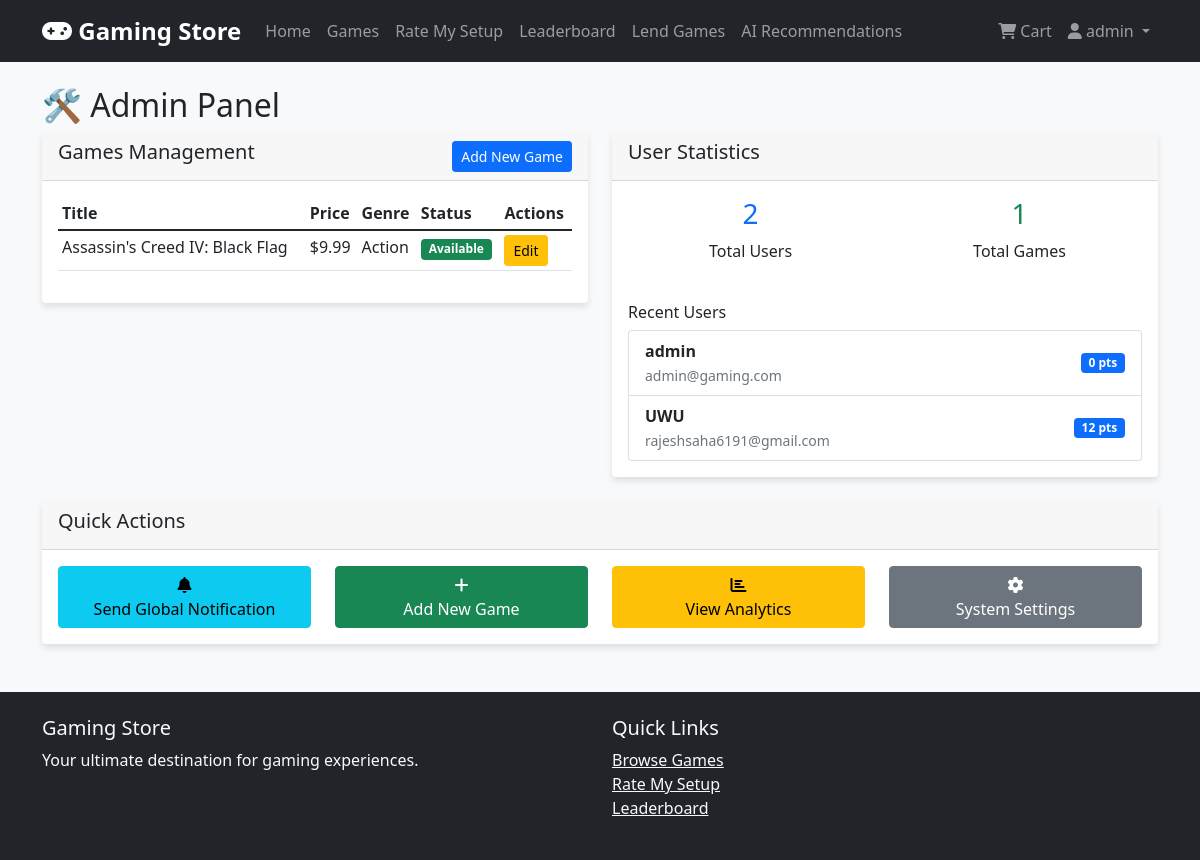
The page /admin (signed in) on the database its author committed.
### app.py (models this page shows, shortened)
class User(db.Model):
    id = db.Column(db.Integer, primary_key=True)
    username = db.Column(db.String(80), unique=True, nullable=False)
    email = db.Column(db.String(120), unique=True, nullable=False)
    password_hash = db.Column(db.String(120), nullable=False)
    is_admin = db.Column(db.Boolean, default=False)
    popularity_points = db.Column(db.Integer, default=0)
    profile_picture = db.Column(db.String(200), default='default.jpg')
    bio = db.Column(db.Text)
    created_at = db.Column(db.DateTime, default=datetime.utcnow)
    is_banned = db.Column(db.Boolean, default=False)
    banned_at = db.Column(db.DateTime)
    banned_by = db.Column(db.Integer, db.ForeignKey('user.id'))
    ban_reason = db.Column(db.Text)
    ban_duration_days = db.Column(db.Integer)  # NULL for permanent, number for temporary

class Game(db.Model):
    id = db.Column(db.Integer, primary_key=True)
    title = db.Column(db.String(200), nullable=False)
    description = db.Column(db.Text)
    price = db.Column(db.Float, nullable=False)
    genre = db.Column(db.String(100))
    platform = db.Column(db.String(100))
    release_date = db.Column(db.Date)
    image_url = db.Column(db.String(200))
    voice_preview_url = db.Column(db.String(200))
    is_available = db.Column(db.Boolean, default=True)
    created_at = db.Column(db.DateTime, default=datetime.utcnow)

### app.py (the view)
@app.route('/admin')
@login_required
def admin():
    if not current_user.is_admin:
        flash('Access denied')
        return redirect(url_for('index'))
    games = Game.query.order_by(Game.created_at.desc()).all()
    users = User.query.all()
    notify_counts = {g.id: NotifyRequest.query.filter_by(game_id=g.id).count() for g in games}
    return render_template('admin.html', games=games, users=users, notify_counts=notify_counts)

### app.py (called while the page is built, shortened)
@login_manager.user_loader
def load_user(user_id):
    return User.query.get(int(user_id))

def check_expired_bans():
    current_time = datetime.utcnow()
    expired_bans = User.query.filter(
        User.is_banned == True,
        User.ban_duration_days.isnot(None),
        User.banned_at.isnot(None)
    ).all()
    if expired_bans:
        db.session.commit()
        return len(expired_bans)
    return 0

@app.before_request
def check_overdue_before_request():
    if request.endpoint in (None, 'static'):
        return
    if current_user.is_authenticated:
        check_expired_bans()
        if getattr(current_user, 'is_banned', False):
            allowed_endpoints = {
                'logout', 'banned', 'static', 'mark_notification_read', 'clear_all_notifications'
            }
            if request.endpoint not in allowed_endpoints:
                return redirect(url_for('banned'))
    if current_user.is_authenticated and not current_user.is_admin:
        check_overdue_games()

### templates/admin.html (shortened to what this page needs)
{% extends "base.html" %}
{% block content %}
<h2>🛠️ Admin Panel</h2>
<div class="row">
    <div class="col-md-6">
        <div class="card">
            <div class="card-header d-flex justify-content-between align-items-center">
                <h5>Games Management</h5>
                <a href="{{ url_for('add_game') }}" class="btn btn-primary btn-sm">Add New Game</a>
            </div>
            <div class="card-body">
                <div class="table-responsive">
                    <table class="table table-sm">
                        <thead>
                            <tr>
                                <th>Title</th>
                                <th>Price</th>
                                <th>Genre</th>
                                <th>Status</th>
                                <th>Actions</th>
                            </tr>
                        </thead>
                        <tbody>
                            {% for game in games %}
                            <tr>
                                <td>{{ game.title }}</td>
                                <td>${{ "%.2f"|format(game.price) }}</td>
                                <td>{{ game.genre }}</td>
                                <td>
                                    {% if game.is_available %}
                                    <span class="badge bg-success">Available</span>
                                    {% else %}
                                    <span class="badge bg-danger">Unavailable</span>
                                    {% endif %}
                                </td>
                                <td>
                                    <a href="{{ url_for('edit_game', game_id=game.id) }}" class="btn btn-sm btn-warning">Edit</a>
                                </td>
                            </tr>
                            {% endfor %}
                        </tbody>
                    </table>
                </div>
            </div>
        </div>
    </div>
    <div class="col-md-6">
        <div class="card">
            <div class="card-header">
                <h5>User Statistics</h5>
            </div>
            <div class="card-body">
                <div class="row text-center">
                    <div class="col-6">
                        <h3 class="text-primary">{{ users|length }}</h3>
                        <p>Total Users</p>
                    </div>
                    <div class="col-6">
                        <h3 class="text-success">{{ games|length }}</h3>
                        <p>Total Games</p>
                    </div>
                </div>
                <h6 class="mt-4">Recent Users</h6>
                <div class="list-group">
                    {% for user in users[-5:] %}
                    <div class="list-group-item d-flex justify-content-between align-items-center">
                        <div>
                            <strong>{{ user.username }}</strong>
                            <br><small class="text-muted">{{ user.email }}</small>
                        </div>
                        <span class="badge bg-primary">{{ user.popularity_points }} pts</span>
                    </div>
                    {% endfor %}
                </div>
            </div>
        </div>
    </div>
</div>
<div class="mt-4">
    <div class="card">
        <div class="card-header">
            <h5>Quick Actions</h5>
        </div>
        <div class="card-body">
            <div class="row">
                <div class="col-md-3">
                    <button class="btn btn-info w-100" onclick="sendGlobalNotification()">
                        <i class="fas fa-bell"></i><br>Send Global Notification
                    </button>
                </div>
                <div class="col-md-3">
                    <a href="{{ url_for('add_game') }}" class="btn btn-success w-100">
                        <i class="fas fa-plus"></i><br>Add New Game
                    </a>
                </div>
                <div class="col-md-3">
                    <button class="btn btn-warning w-100">
                        <i class="fas fa-chart-bar"></i><br>View Analytics
                    </button>
                </div>
                <div class="col-md-3">
                    <button class="btn btn-secondary w-100">
                        <i class="fas fa-cog"></i><br>System Settings
                    </button>
                </div>
            </div>
        </div>
    </div>
</div>
{% endblock %}

### templates/base.html (shortened to what this page needs)
<!DOCTYPE html>
<html lang="en">
<head>
    <link href="https://cdn.jsdelivr.net/npm/bootstrap@5.1.3/dist/css/bootstrap.min.css" rel="stylesheet">
    <link href="https://cdnjs.cloudflare.com/ajax/libs/font-awesome/6.0.0/css/all.min.css" rel="stylesheet">
    <link href="{{ url_for('static', filename='css/style.css') }}" rel="stylesheet">
</head>
<body>
    <nav class="navbar navbar-expand-lg navbar-dark bg-dark">
        <div class="container">
            <a class="navbar-brand" href="{{ url_for('index') }}">
                <i class="fas fa-gamepad"></i> Gaming Store
            </a>
            <div class="collapse navbar-collapse" id="navbarNav">
                <ul class="navbar-nav me-auto">
                    <li class="nav-item">
                        <a class="nav-link" href="{{ url_for('index') }}">Home</a>
                    </li>
                    <li class="nav-item">
                        <a class="nav-link" href="{{ url_for('games') }}">Games</a>
                    </li>
                    <li class="nav-item">
                        <a class="nav-link" href="{{ url_for('setups') }}">Rate My Setup</a>
                    </li>
                    <li class="nav-item">
                        <a class="nav-link" href="{{ url_for('leaderboard') }}">Leaderboard</a>
                    </li>
                    {% if current_user.is_authenticated %}
                    <li class="nav-item">
                        <a class="nav-link" href="{{ url_for('lend_games') }}">Lend Games</a>
                    </li>
                    <li class="nav-item">
                        <a class="nav-link" href="{{ url_for('ai_recommendations') }}">AI Recommendations</a>
                    </li>
                    {% endif %}
                </ul>
                <ul class="navbar-nav">
                    {% if current_user.is_authenticated %}
                    <li class="nav-item">
                        <a class="nav-link" href="{{ url_for('cart') }}">
                            <i class="fas fa-shopping-cart"></i> Cart
                        </a>
                    </li>
                    <li class="nav-item dropdown">
                        <a class="nav-link dropdown-toggle" href="#" id="navbarDropdown" role="button" data-bs-toggle="dropdown">
                            <i class="fas fa-user"></i> {{ current_user.username }}
                        </a>
                    </li>
                    {% endif %}
                </ul>
            </div>
        </div>
    </nav>
    <main class="container mt-4">
        {% block content %}{% endblock %}
    </main>
    <footer class="bg-dark text-light mt-5 py-4">
        <div class="container">
            <div class="row">
                <div class="col-md-6">
                    <h5>Gaming Store</h5>
                    <p>Your ultimate destination for gaming experiences.</p>
                </div>
                <div class="col-md-6">
                    <h5>Quick Links</h5>
                    <ul class="list-unstyled">
                        <li><a href="{{ url_for('games') }}" class="text-light">Browse Games</a></li>
                        <li><a href="{{ url_for('setups') }}" class="text-light">Rate My Setup</a></li>
                        <li><a href="{{ url_for('leaderboard') }}" class="text-light">Leaderboard</a></li>
                    </ul>
                </div>
            </div>
        </div>
    </footer>
</body>
</html>

### static/css/style.css (style rules this page uses)
body { background-color: #f8f9fa; font-family: "Segoe UI", Tahoma, Geneva, Verdana, sans-serif; }
.card { border: none; box-shadow: 0 4px 6px rgba(0, 0, 0, 0.1); transition: transform 0.2s ease-in-out; }
.navbar-brand { font-weight: bold; font-size: 1.5rem; }

### rows shown on the page
User: username "admin", email "admin@gaming.com", popularity_points "0"
Game: title "Assassin's Creed IV: Black Flag", price "9.99", genre "Action", is_available "Available"
User: username "UWU", email "rajeshsaha6191@gmail.com", popularity_points "12"

### other values the page prints
{{ users|length }} "2"
{{ games|length }} "1"
